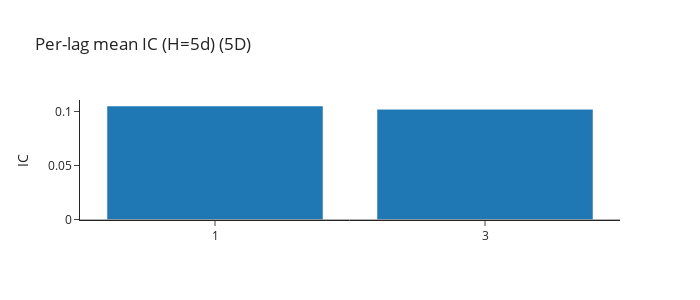
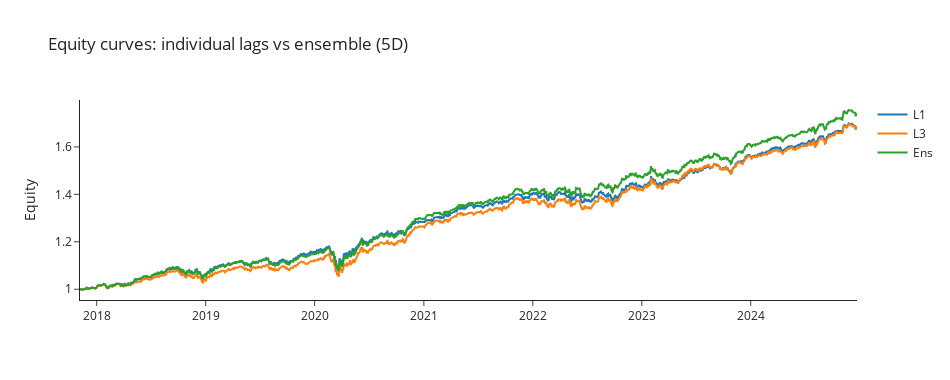

Source (notebook cell) for these figures, in order:
### Code cell
ic_by_lag, perf_by_lag, eq_df = lag_ens_diagnostics(
    pred_by_lag,
    PRED_USE,
    df,
    horizon=TARGET_HORIZONS[0],
    neutralize_single=True,
    title_suffix="(h-ens)" if USE_HORIZON_ENSEMBLE else "(5D)"
)

### Figure 1 — Plotly figure (JSON) as saved in the notebook; plotly's stock layout.template omitted (floating-point values rounded to 4 significant figures)
{"data": [{"type": "bar", "x": ["1", "3"], "y": [0.1051, 0.102]}], "layout": {"height": 300, "shapes": [{"line": {"width": 1}, "type": "line", "x0": 0, "x1": 1, "xref": "x domain", "y0": 0, "y1": 0, "yref": "y"}], "showlegend": false, "title": {"text": "Per-lag mean IC (H=5d) (5D)"}, "width": 700, "yaxis": {"title": {"text": "IC"}}}}

### Figure 2 — Plotly figure (JSON) as saved in the notebook; plotly's stock layout.template omitted (floating-point values rounded to 4 significant figures; data arrays with more than 128 entries replaced by an {"elided": "..."} marker saying what was removed)
{"data": [{"mode": "lines", "name": "L1", "type": "scatter", "x": {"elided": "1793 str values"}, "y": {"elided": "1793 float values"}}, {"mode": "lines", "name": "L3", "type": "scatter", "x": {"elided": "1793 str values"}, "y": {"elided": "1793 float values"}}, {"mode": "lines", "name": "Ens", "type": "scatter", "x": {"elided": "1793 str values"}, "y": {"elided": "1793 float values"}}], "layout": {"height": 380, "title": {"text": "Equity curves: individual lags vs ensemble (5D)"}, "width": 950, "yaxis": {"title": {"text": "Equity"}}}}
